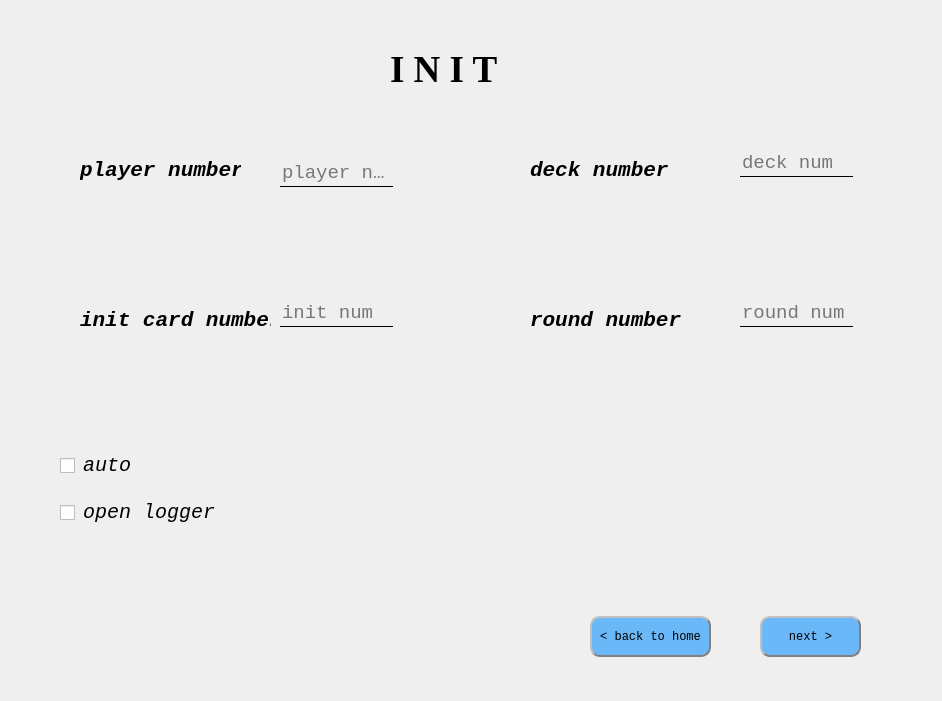
<?xml version="1.0" encoding="UTF-8"?>
<ui version="4.0">
 <class>init_game</class>
 <widget class="QWidget" name="init_game">
  <property name="geometry">
   <rect>
    <x>0</x>
    <y>0</y>
    <width>942</width>
    <height>701</height>
   </rect>
  </property>
  <property name="font">
   <font>
    <family>Consolas</family>
    <italic>true</italic>
   </font>
  </property>
  <property name="windowTitle">
   <string>One Card</string>
  </property>
  <widget class="QLabel" name="init_title">
   <property name="geometry">
    <rect>
     <x>390</x>
     <y>40</y>
     <width>111</width>
     <height>61</height>
    </rect>
   </property>
   <property name="font">
    <font>
     <family>Times New Roman</family>
     <pointsize>28</pointsize>
     <italic>false</italic>
    </font>
   </property>
   <property name="text">
    <string>&lt;html&gt;&lt;head/&gt;&lt;body&gt;&lt;p&gt;&lt;span style=&quot; font-size:28pt; font-weight:700;&quot;&gt;I N I T&lt;/span&gt;&lt;/p&gt;&lt;/body&gt;&lt;/html&gt;</string>
   </property>
  </widget>
  <widget class="QPushButton" name="back_btn">
   <property name="geometry">
    <rect>
     <x>590</x>
     <y>616</y>
     <width>121</width>
     <height>41</height>
    </rect>
   </property>
   <property name="font">
    <font>
     <family>Consolas</family>
     <italic>false</italic>
    </font>
   </property>
   <property name="styleSheet">
    <string notr="true"> 
QPushButton{
		background-color: #6ab8f7;
        color: black;   
        border-radius: 10px;  
		border: 2px groove gray;
        border-style: outset;
}

QPushButton:hover {
    background-color: #ecf5ff;
    color: #409eff;
}

QPushButton:pressed, QPushButton:checked {
    border: 1px solid #3a8ee6;
    color: #409eff;
}</string>
   </property>
   <property name="text">
    <string>&lt; back to home</string>
   </property>
  </widget>
  <widget class="QPushButton" name="next_btn">
   <property name="geometry">
    <rect>
     <x>760</x>
     <y>616</y>
     <width>101</width>
     <height>41</height>
    </rect>
   </property>
   <property name="font">
    <font>
     <family>Consolas</family>
     <italic>false</italic>
    </font>
   </property>
   <property name="styleSheet">
    <string notr="true">
QPushButton{
		background-color: #6ab8f7;
        color: black;   
        border-radius: 10px;  
		border: 2px groove gray;
        border-style: outset;
}

QPushButton:hover {
    background-color: #ecf5ff;
    color: #409eff;
}

QPushButton:pressed, QPushButton:checked {
    border: 1px solid #3a8ee6;
    color: #409eff;
}</string>
   </property>
   <property name="text">
    <string>next &gt;</string>
   </property>
  </widget>
  <widget class="QLabel" name="player_label">
   <property name="geometry">
    <rect>
     <x>80</x>
     <y>140</y>
     <width>161</width>
     <height>61</height>
    </rect>
   </property>
   <property name="font">
    <font>
     <family>Consolas</family>
     <italic>true</italic>
    </font>
   </property>
   <property name="text">
    <string>&lt;html&gt;&lt;head/&gt;&lt;body&gt;&lt;p&gt;&lt;span style=&quot; font-size:16pt; font-weight:700;&quot;&gt;player number&lt;/span&gt;&lt;/p&gt;&lt;/body&gt;&lt;/html&gt;</string>
   </property>
  </widget>
  <widget class="QLabel" name="deck_label">
   <property name="geometry">
    <rect>
     <x>530</x>
     <y>140</y>
     <width>161</width>
     <height>61</height>
    </rect>
   </property>
   <property name="font">
    <font>
     <family>Consolas</family>
     <italic>true</italic>
    </font>
   </property>
   <property name="text">
    <string>&lt;html&gt;&lt;head/&gt;&lt;body&gt;&lt;p&gt;&lt;span style=&quot; font-size:16pt; font-weight:700;&quot;&gt;deck number&lt;/span&gt;&lt;/p&gt;&lt;/body&gt;&lt;/html&gt;</string>
   </property>
  </widget>
  <widget class="QLabel" name="init_card_label">
   <property name="geometry">
    <rect>
     <x>80</x>
     <y>290</y>
     <width>191</width>
     <height>61</height>
    </rect>
   </property>
   <property name="font">
    <font>
     <family>Consolas</family>
     <italic>true</italic>
    </font>
   </property>
   <property name="text">
    <string>&lt;html&gt;&lt;head/&gt;&lt;body&gt;&lt;p&gt;&lt;span style=&quot; font-size:16pt; font-weight:700;&quot;&gt;init card number&lt;/span&gt;&lt;/p&gt;&lt;/body&gt;&lt;/html&gt;</string>
   </property>
  </widget>
  <widget class="QLabel" name="round_label">
   <property name="geometry">
    <rect>
     <x>530</x>
     <y>290</y>
     <width>161</width>
     <height>61</height>
    </rect>
   </property>
   <property name="font">
    <font>
     <family>Consolas</family>
     <italic>true</italic>
    </font>
   </property>
   <property name="text">
    <string>&lt;html&gt;&lt;head/&gt;&lt;body&gt;&lt;p&gt;&lt;span style=&quot; font-size:16pt; font-weight:700;&quot;&gt;round number&lt;/span&gt;&lt;/p&gt;&lt;/body&gt;&lt;/html&gt;</string>
   </property>
  </widget>
  <widget class="QCheckBox" name="auto_check_btn">
   <property name="geometry">
    <rect>
     <x>60</x>
     <y>450</y>
     <width>111</width>
     <height>31</height>
    </rect>
   </property>
   <property name="maximumSize">
    <size>
     <width>111</width>
     <height>16777215</height>
    </size>
   </property>
   <property name="font">
    <font>
     <family>Consolas</family>
     <pointsize>-1</pointsize>
     <italic>true</italic>
    </font>
   </property>
   <property name="styleSheet">
    <string notr="true">QCheckBox{
     spacing: 8px;  
	font-family:Consolas;
	font-size:20px;
	border-radius:2px;
}

QCheckBox::indicator {  
        width: 15px; 
        height: 15px;
}</string>
   </property>
   <property name="text">
    <string>auto</string>
   </property>
  </widget>
  <widget class="QCheckBox" name="log_check_btn">
   <property name="enabled">
    <bool>true</bool>
   </property>
   <property name="geometry">
    <rect>
     <x>60</x>
     <y>500</y>
     <width>161</width>
     <height>25</height>
    </rect>
   </property>
   <property name="font">
    <font>
     <family>Consolas</family>
     <pointsize>-1</pointsize>
     <italic>true</italic>
    </font>
   </property>
   <property name="styleSheet">
    <string notr="true">QCheckBox{
     spacing: 8px;  
	font-family:Consolas;
	font-size:20px;
	border-radius:2px;
}
QCheckBox::indicator {  
        width: 15px; 
        height: 15px;
}</string>
   </property>
   <property name="text">
    <string>open logger</string>
   </property>
  </widget>
  <widget class="QLineEdit" name="player_num_editor">
   <property name="geometry">
    <rect>
     <x>280</x>
     <y>160</y>
     <width>113</width>
     <height>27</height>
    </rect>
   </property>
   <property name="font">
    <font>
     <family>Consolas</family>
     <pointsize>14</pointsize>
     <italic>false</italic>
     <bold>false</bold>
    </font>
   </property>
   <property name="styleSheet">
    <string notr="true">QLineEdit{
    background:transparent;
    border:none;
    border-bottom:1px solid black;
}
 
QLineEdit:hover{
    border-bottom:1px solid rgb(193,193, 193);
}
 
QLineEdit:focus{
    border-bottom:1px solid rgb(18, 183, 245);
}</string>
   </property>
   <property name="text">
    <string/>
   </property>
   <property name="placeholderText">
    <string>player num</string>
   </property>
  </widget>
  <widget class="QLineEdit" name="init_card_num_editor">
   <property name="geometry">
    <rect>
     <x>280</x>
     <y>300</y>
     <width>113</width>
     <height>27</height>
    </rect>
   </property>
   <property name="font">
    <font>
     <family>Consolas</family>
     <pointsize>14</pointsize>
     <italic>false</italic>
    </font>
   </property>
   <property name="styleSheet">
    <string notr="true">QLineEdit{
    background:transparent;
    border:none;
    border-bottom:1px solid black;
}
 
QLineEdit:hover{
    border-bottom:1px solid rgb(193,193, 193);
}
 
QLineEdit:focus{
    border-bottom:1px solid rgb(18, 183, 245);
}</string>
   </property>
   <property name="placeholderText">
    <string>init num</string>
   </property>
  </widget>
  <widget class="QLineEdit" name="deck_num_editor">
   <property name="geometry">
    <rect>
     <x>740</x>
     <y>150</y>
     <width>113</width>
     <height>27</height>
    </rect>
   </property>
   <property name="font">
    <font>
     <family>Consolas</family>
     <pointsize>14</pointsize>
     <italic>false</italic>
    </font>
   </property>
   <property name="styleSheet">
    <string notr="true">QLineEdit{
    background:transparent;
    border:none;
    border-bottom:1px solid black;
}
 
QLineEdit:hover{
    border-bottom:1px solid rgb(193,193, 193);
}
 
QLineEdit:focus{
    border-bottom:1px solid rgb(18, 183, 245);
}</string>
   </property>
   <property name="placeholderText">
    <string>deck num</string>
   </property>
  </widget>
  <widget class="QLineEdit" name="round_num_editor">
   <property name="geometry">
    <rect>
     <x>740</x>
     <y>300</y>
     <width>113</width>
     <height>27</height>
    </rect>
   </property>
   <property name="font">
    <font>
     <family>Consolas</family>
     <pointsize>14</pointsize>
     <italic>false</italic>
     <bold>false</bold>
    </font>
   </property>
   <property name="styleSheet">
    <string notr="true">QLineEdit{
    background:transparent;
    border:none;
    border-bottom:1px solid black;
}
 
QLineEdit:hover{
    border-bottom:1px solid rgb(193,193, 193);
}
 
QLineEdit:focus{
    border-bottom:1px solid rgb(18, 183, 245);
}</string>
   </property>
   <property name="placeholderText">
    <string>round num</string>
   </property>
  </widget>
  <widget class="QLabel" name="player_icon">
   <property name="geometry">
    <rect>
     <x>20</x>
     <y>140</y>
     <width>41</width>
     <height>61</height>
    </rect>
   </property>
   <property name="text">
    <string/>
   </property>
   <property name="pixmap">
    <pixmap>res/player.png</pixmap>
   </property>
  </widget>
  <widget class="QLabel" name="deck_icon">
   <property name="geometry">
    <rect>
     <x>460</x>
     <y>140</y>
     <width>58</width>
     <height>51</height>
    </rect>
   </property>
   <property name="text">
    <string/>
   </property>
   <property name="pixmap">
    <pixmap>res/deck.png</pixmap>
   </property>
  </widget>
  <widget class="QLabel" name="init_card_icon">
   <property name="geometry">
    <rect>
     <x>20</x>
     <y>300</y>
     <width>58</width>
     <height>31</height>
    </rect>
   </property>
   <property name="text">
    <string/>
   </property>
   <property name="pixmap">
    <pixmap>res/init_no.png</pixmap>
   </property>
  </widget>
  <widget class="QLabel" name="round_icon">
   <property name="geometry">
    <rect>
     <x>460</x>
     <y>290</y>
     <width>51</width>
     <height>51</height>
    </rect>
   </property>
   <property name="text">
    <string/>
   </property>
   <property name="pixmap">
    <pixmap>res/round.png</pixmap>
   </property>
  </widget>
 </widget>
 <resources/>
 <connections/>
</ui>
